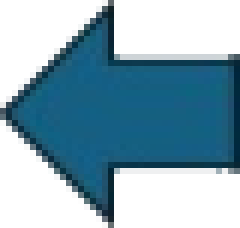
#> input picture icones/seta esquerda.png, 40 x 38 px, given in place of seta esquerda.jpg, which was not available (shown 6 times larger)
$ python 'imagem sem fundo.py'
#> lines starting #> are read from the running program, lines starting #| are printed output that depends on the picture; after the words box and inside, x2 and y2 are one past the last pixel; in counts of white or black regions, pixels touching at a corner belong together; pictures that were not available may be replaced by others from this repository, and a replacement may not be noted
from PIL import Image
import numpy as np


Image.MAX_IMAGE_PIXELS = None  # desativa o limite de tamanho máximo de imagem

# Abre a imagem TIFF
img_tiff = Image.open('seta esquerda.jpg')
#> img_tiff is the input picture: PIL image 40x38 RGBA; mean R, G, B, A 12.3, 45.6, 61.3, 127.8

# Converte a imagem em uma matriz numpy com 4 canais (R, G, B, A)
img_array = np.array(img_tiff.convert('RGBA'))

# Define o valor inicial do canal alfa para 255 (totalmente opaco) para todos os pixels
img_array[:, :, 3] = 255
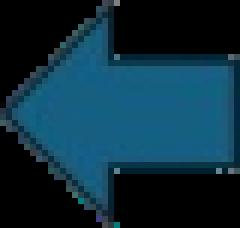
#> img_array: shape (38, 40, 4) (shown 6 times larger); mean R, G, B, A 12.3, 45.6, 61.3, 255

# Encontra os pixels brancos e os transforma em transparentes
white_pixels = (img_array[:,:,0] > 120) & (img_array[:,:,1] > 120) & (img_array[:,:,2] > 120)
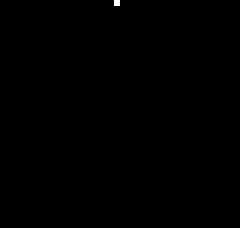
#> white_pixels: shape (38, 40) bool (shown 6 times larger); 0.07% white in thin lines or dots, all inside (x1, y1, x2, y2) = (19, 0, 20, 1)
img_array[white_pixels, 3] = 0
#> img_array: shape (38, 40, 4); 0.07% of pixels changed, all inside (x1, y1, x2, y2) = (19, 0, 20, 1)


# Converte a matriz numpy de volta para uma imagem PIL
img_pil=Image.fromarray(img_array)


#img_tiff=img_tiff.resize((64,64))
img_pil.save("seta esquerda n.png")
print("foi")

$ run again, with icones/calendario_opcoes.png copied over icones/seta esquerda.png
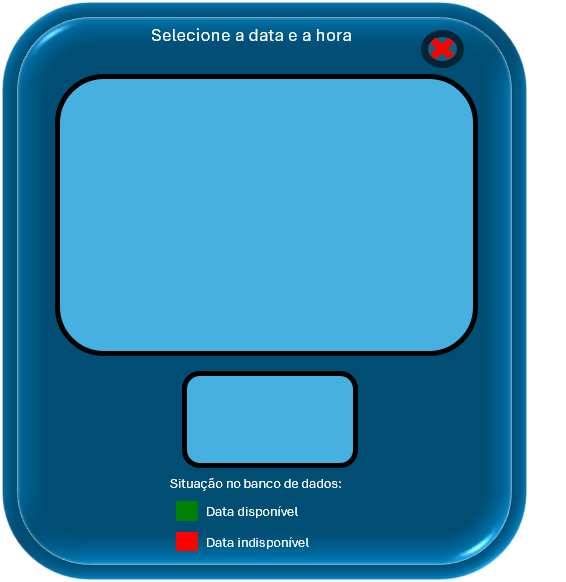
#> input picture icones/calendario_opcoes.png, 566 x 582 px, given in place of seta esquerda.jpg, which was not available
#> img_tiff is the input picture: PIL image 566x582 RGBA; mean R, G, B, A 29.4, 111.3, 149.7, 228.2
#> `white_pixels = (img_array[:,:,0] > 120) & (img_array[:,:,1] > 120) & (..`:
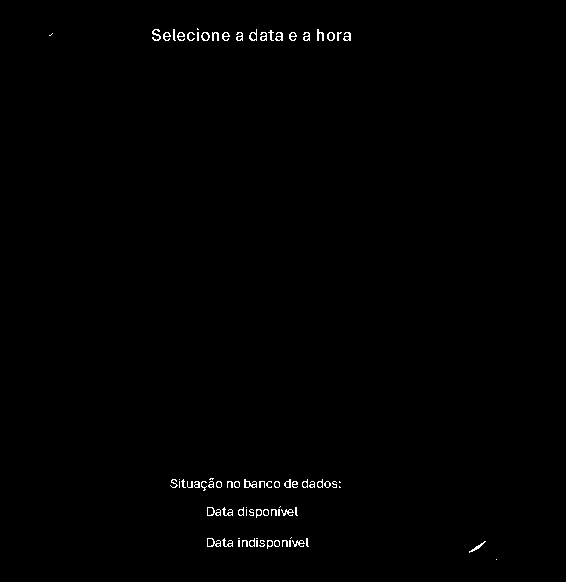
#> white_pixels: shape (582, 566) bool; 0.58% white in thin lines or dots, all inside (x1, y1, x2, y2) = (49, 28, 497, 560)
#> `img_array[white_pixels, 3] = 0`:
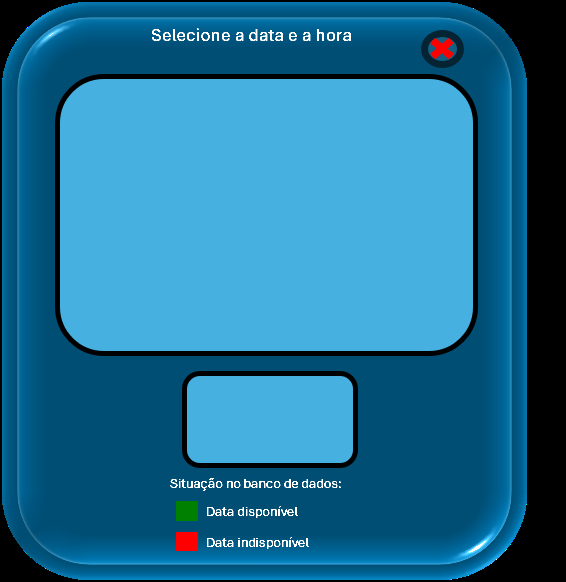
#> img_array: shape (582, 566, 4); mean R, G, B, A 29.4, 111.3, 149.7, 253.5; transparent parts drawn white
